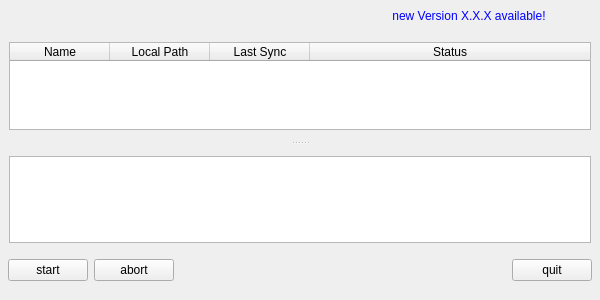
<?xml version="1.0" encoding="UTF-8"?>
<ui version="4.0">
 <class>QtClient</class>
 <widget class="QMainWindow" name="QtClient">
  <property name="enabled">
   <bool>true</bool>
  </property>
  <property name="geometry">
   <rect>
    <x>0</x>
    <y>0</y>
    <width>600</width>
    <height>300</height>
   </rect>
  </property>
  <property name="minimumSize">
   <size>
    <width>550</width>
    <height>250</height>
   </size>
  </property>
  <property name="windowTitle">
   <string>MyCloud Client</string>
  </property>
  <property name="windowIcon">
   <iconset resource="qtClient.qrc">
    <normaloff>:/Resources/icon.png</normaloff>:/Resources/icon.png</iconset>
  </property>
  <widget class="QWidget" name="centralWidget">
   <property name="enabled">
    <bool>true</bool>
   </property>
   <layout class="QVBoxLayout" name="verticalLayout_2">
    <property name="spacing">
     <number>0</number>
    </property>
    <property name="leftMargin">
     <number>0</number>
    </property>
    <property name="topMargin">
     <number>0</number>
    </property>
    <property name="rightMargin">
     <number>0</number>
    </property>
    <property name="bottomMargin">
     <number>0</number>
    </property>
    <item>
     <layout class="QHBoxLayout" name="horizontalLayout">
      <property name="leftMargin">
       <number>9</number>
      </property>
      <property name="rightMargin">
       <number>9</number>
      </property>
      <item>
       <widget class="QToolButton" name="addButton">
        <property name="enabled">
         <bool>true</bool>
        </property>
        <property name="text">
         <string/>
        </property>
        <property name="icon">
         <iconset resource="qtClient.qrc">
          <normaloff>:/Resources/add.png</normaloff>:/Resources/add.png</iconset>
        </property>
        <property name="iconSize">
         <size>
          <width>24</width>
          <height>24</height>
         </size>
        </property>
        <property name="autoRaise">
         <bool>true</bool>
        </property>
       </widget>
      </item>
      <item>
       <widget class="QToolButton" name="removeButton">
        <property name="enabled">
         <bool>false</bool>
        </property>
        <property name="text">
         <string/>
        </property>
        <property name="icon">
         <iconset resource="qtClient.qrc">
          <normaloff>:/Resources/remove.png</normaloff>:/Resources/remove.png</iconset>
        </property>
        <property name="iconSize">
         <size>
          <width>24</width>
          <height>24</height>
         </size>
        </property>
        <property name="autoRaise">
         <bool>true</bool>
        </property>
       </widget>
      </item>
      <item>
       <widget class="QToolButton" name="downButton">
        <property name="enabled">
         <bool>false</bool>
        </property>
        <property name="text">
         <string/>
        </property>
        <property name="icon">
         <iconset resource="qtClient.qrc">
          <normaloff>:/Resources/down.png</normaloff>:/Resources/down.png</iconset>
        </property>
        <property name="iconSize">
         <size>
          <width>24</width>
          <height>24</height>
         </size>
        </property>
        <property name="autoRaise">
         <bool>true</bool>
        </property>
       </widget>
      </item>
      <item>
       <widget class="QToolButton" name="upButton">
        <property name="enabled">
         <bool>false</bool>
        </property>
        <property name="text">
         <string/>
        </property>
        <property name="icon">
         <iconset resource="qtClient.qrc">
          <normaloff>:/Resources/up.png</normaloff>:/Resources/up.png</iconset>
        </property>
        <property name="iconSize">
         <size>
          <width>24</width>
          <height>24</height>
         </size>
        </property>
        <property name="autoRaise">
         <bool>true</bool>
        </property>
       </widget>
      </item>
      <item>
       <widget class="QToolButton" name="editButton">
        <property name="enabled">
         <bool>false</bool>
        </property>
        <property name="text">
         <string/>
        </property>
        <property name="icon">
         <iconset resource="qtClient.qrc">
          <normaloff>:/Resources/edit.png</normaloff>:/Resources/edit.png</iconset>
        </property>
        <property name="iconSize">
         <size>
          <width>24</width>
          <height>24</height>
         </size>
        </property>
        <property name="autoRaise">
         <bool>true</bool>
        </property>
       </widget>
      </item>
      <item>
       <widget class="QToolButton" name="disableButton">
        <property name="enabled">
         <bool>false</bool>
        </property>
        <property name="text">
         <string/>
        </property>
        <property name="icon">
         <iconset resource="qtClient.qrc">
          <normaloff>:/Resources/disable.png</normaloff>:/Resources/disable.png</iconset>
        </property>
        <property name="iconSize">
         <size>
          <width>24</width>
          <height>24</height>
         </size>
        </property>
        <property name="autoRaise">
         <bool>true</bool>
        </property>
       </widget>
      </item>
      <item>
       <spacer name="horizontalSpacer">
        <property name="orientation">
         <enum>Qt::Horizontal</enum>
        </property>
        <property name="sizeHint" stdset="0">
         <size>
          <width>40</width>
          <height>20</height>
         </size>
        </property>
       </spacer>
      </item>
      <item>
       <widget class="QToolButton" name="updateButton">
        <property name="styleSheet">
         <string notr="true">color:blue</string>
        </property>
        <property name="text">
         <string>new Version X.X.X available!</string>
        </property>
        <property name="autoRaise">
         <bool>true</bool>
        </property>
       </widget>
      </item>
      <item>
       <widget class="QToolButton" name="settingsButton">
        <property name="text">
         <string/>
        </property>
        <property name="icon">
         <iconset resource="qtClient.qrc">
          <normaloff>:/Resources/settings.png</normaloff>:/Resources/settings.png</iconset>
        </property>
        <property name="iconSize">
         <size>
          <width>24</width>
          <height>24</height>
         </size>
        </property>
        <property name="autoRaise">
         <bool>true</bool>
        </property>
       </widget>
      </item>
     </layout>
    </item>
    <item>
     <widget class="QSplitter" name="splitter">
      <property name="orientation">
       <enum>Qt::Vertical</enum>
      </property>
      <widget class="QWidget" name="layoutWidget">
       <layout class="QVBoxLayout" name="verticalLayout">
        <property name="spacing">
         <number>0</number>
        </property>
        <property name="leftMargin">
         <number>9</number>
        </property>
        <property name="rightMargin">
         <number>9</number>
        </property>
        <item>
         <widget class="QTableWidget" name="syncTable">
          <property name="sizePolicy">
           <sizepolicy hsizetype="Expanding" vsizetype="Expanding">
            <horstretch>0</horstretch>
            <verstretch>1</verstretch>
           </sizepolicy>
          </property>
          <property name="editTriggers">
           <set>QAbstractItemView::NoEditTriggers</set>
          </property>
          <property name="selectionMode">
           <enum>QAbstractItemView::SingleSelection</enum>
          </property>
          <property name="selectionBehavior">
           <enum>QAbstractItemView::SelectRows</enum>
          </property>
          <property name="horizontalScrollMode">
           <enum>QAbstractItemView::ScrollPerPixel</enum>
          </property>
          <property name="columnCount">
           <number>4</number>
          </property>
          <attribute name="horizontalHeaderHighlightSections">
           <bool>false</bool>
          </attribute>
          <attribute name="horizontalHeaderStretchLastSection">
           <bool>true</bool>
          </attribute>
          <attribute name="verticalHeaderVisible">
           <bool>false</bool>
          </attribute>
          <attribute name="verticalHeaderDefaultSectionSize">
           <number>20</number>
          </attribute>
          <attribute name="verticalHeaderHighlightSections">
           <bool>false</bool>
          </attribute>
          <column>
           <property name="text">
            <string>Name</string>
           </property>
          </column>
          <column>
           <property name="text">
            <string>Local Path</string>
           </property>
          </column>
          <column>
           <property name="text">
            <string>Last Sync</string>
           </property>
          </column>
          <column>
           <property name="text">
            <string>Status</string>
           </property>
          </column>
         </widget>
        </item>
       </layout>
      </widget>
      <widget class="QWidget" name="layoutWidget">
       <layout class="QVBoxLayout" name="verticalLayout_3">
        <property name="leftMargin">
         <number>9</number>
        </property>
        <property name="rightMargin">
         <number>9</number>
        </property>
        <item>
         <widget class="QTextEdit" name="textEdit">
          <property name="sizePolicy">
           <sizepolicy hsizetype="Expanding" vsizetype="Expanding">
            <horstretch>0</horstretch>
            <verstretch>2</verstretch>
           </sizepolicy>
          </property>
          <property name="font">
           <font>
            <family>Courier New</family>
            <pointsize>8</pointsize>
           </font>
          </property>
          <property name="lineWrapMode">
           <enum>QTextEdit::NoWrap</enum>
          </property>
          <property name="textInteractionFlags">
           <set>Qt::TextSelectableByKeyboard|Qt::TextSelectableByMouse</set>
          </property>
         </widget>
        </item>
       </layout>
      </widget>
     </widget>
    </item>
    <item>
     <layout class="QHBoxLayout" name="horizontalLayout_2">
      <property name="leftMargin">
       <number>8</number>
      </property>
      <property name="topMargin">
       <number>5</number>
      </property>
      <property name="rightMargin">
       <number>8</number>
      </property>
      <item>
       <widget class="QPushButton" name="pushButton">
        <property name="text">
         <string>start</string>
        </property>
       </widget>
      </item>
      <item>
       <widget class="QPushButton" name="pushButton2">
        <property name="text">
         <string>abort</string>
        </property>
       </widget>
      </item>
      <item>
       <spacer name="horizontalSpacer_2">
        <property name="orientation">
         <enum>Qt::Horizontal</enum>
        </property>
        <property name="sizeHint" stdset="0">
         <size>
          <width>40</width>
          <height>20</height>
         </size>
        </property>
       </spacer>
      </item>
      <item>
       <widget class="QPushButton" name="quitButton">
        <property name="text">
         <string>quit</string>
        </property>
       </widget>
      </item>
     </layout>
    </item>
   </layout>
  </widget>
  <widget class="QStatusBar" name="statusBar">
   <property name="sizeGripEnabled">
    <bool>false</bool>
   </property>
  </widget>
 </widget>
 <layoutdefault spacing="6" margin="11"/>
 <tabstops>
  <tabstop>pushButton</tabstop>
  <tabstop>pushButton2</tabstop>
  <tabstop>quitButton</tabstop>
  <tabstop>upButton</tabstop>
  <tabstop>downButton</tabstop>
  <tabstop>disableButton</tabstop>
 </tabstops>
 <resources>
  <include location="qtClient.qrc"/>
 </resources>
 <connections/>
</ui>
